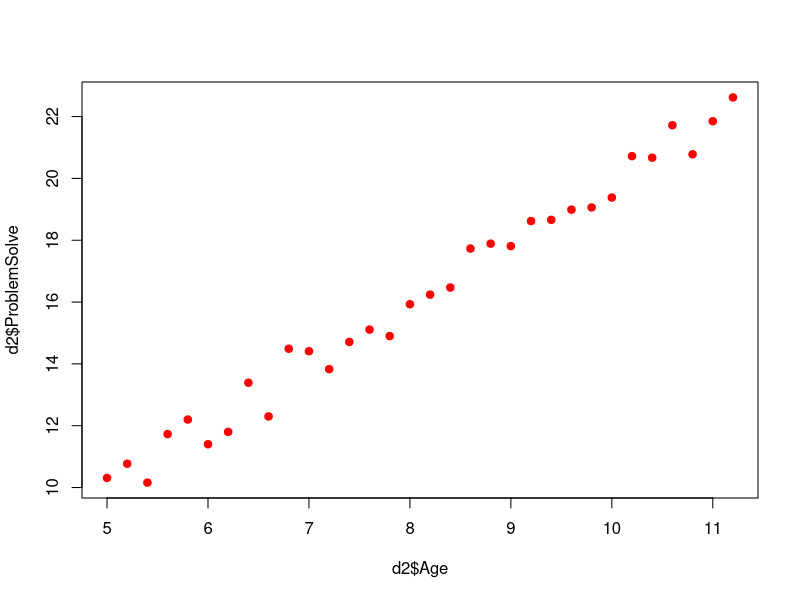
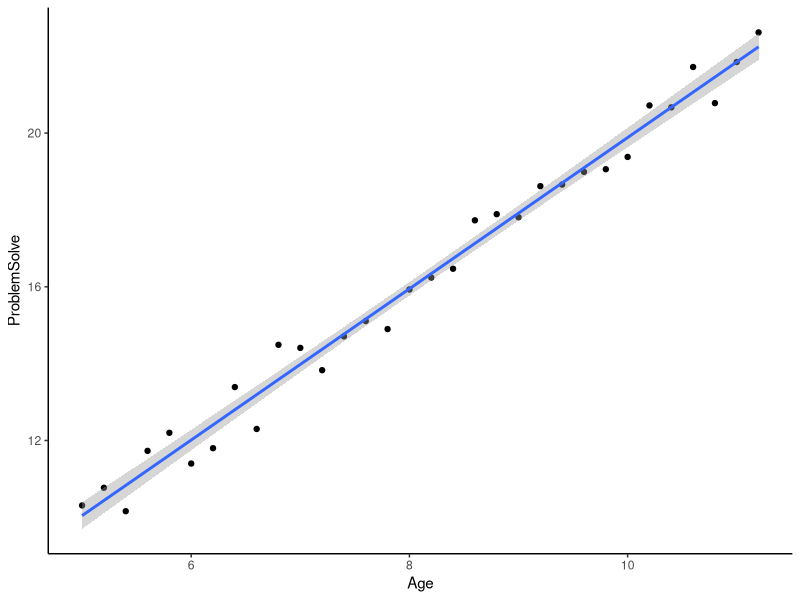
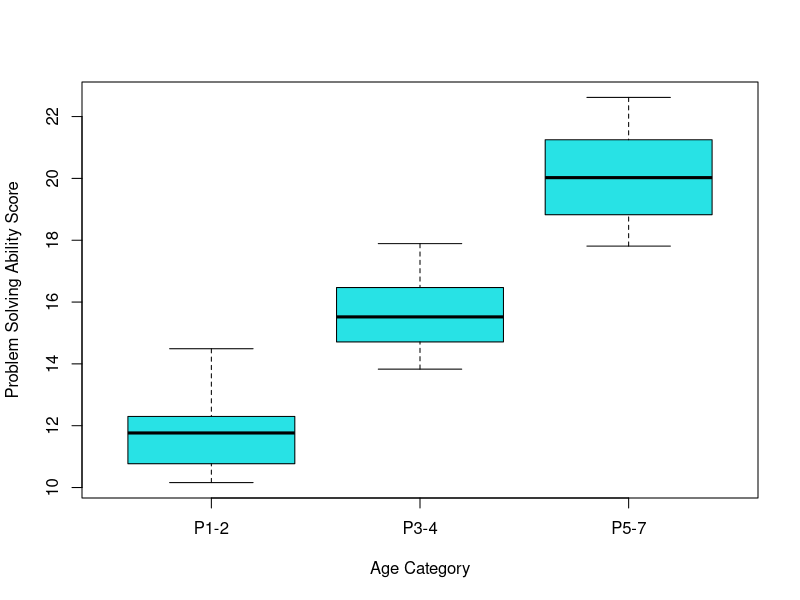

Reproduce these figures in R, in order.
options(scipen=999)
d2 <- read.csv( "child problem solving analysis.csv", stringsAsFactors = T)
# Final prep b4 analysis
View(d2)
str(d2)
# 1x1 plotting plane
par(mfrow=c(1, 1))
#main plot v1
#pch = point symbol
#age on x-axis, problem solving on y-axis
plot(d2$Age, d2$ProblemSolve, col="red", pch = 19)
# main plot v2
library(ggplot2)
ggplot(d2, aes(x=Age, y=ProblemSolve)) + geom_point() + geom_smooth(method=lm) +theme_classic()
modelproblemsolve <- with(d2, lm(ProblemSolve ~ Age))
summary(modelproblemsolve)
#each age increase of 1 year, problem solving will increase by 1.96795 (1.968) in theory
#creates new category, assigned to new variable in d2 called "AgeCat"
d2$AgeCat <- cut(d2$Age, c(0, 6.9, 8.9, 11.2), label = c("P1-2", "P3-4", "P5-7"), ordered_results=T)
View(d2)
boxplot(d2$ProblemSolve~d2$AgeCat, col = 5, xlab="Age Category", ylab="Problem Solving Ability Score")
summary(d2, n.arm=T)
tapply(d2$ProblemSolve, d2$AgeCat, summary)
